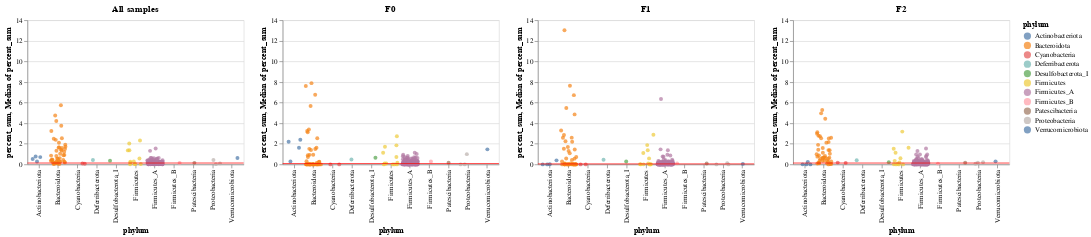

The cell this chart's notebook holds for it:
### Markdown cell above
#### Overview of MAGs generational differences

Below we plot the normalized sum of percentages for the MAGs in the total dataset and for each generation. Each circle is a MAG and its summed % abundance is on the y-axis. The median sum of % for the dataset is indicated by a red line.

### Code cell
plotrank = "phylum"
a = common.plot_percent_sum(mag_relab.T, mag_tax, plotrank=plotrank, title="All samples",
                        ranks=["phylum","class","order","family","genus","species", "Genome"])
b = common.plot_percent_sum(mag_relab.T.loc[sample_df.loc[sample_df.Generation=="F0"].index], mag_tax, 
                            plotrank=plotrank, title="F0",
                        ranks=["phylum","class","order","family","genus","species", "Genome"])
c = common.plot_percent_sum(mag_relab.T.loc[sample_df.loc[sample_df.Generation=="F1"].index], mag_tax, 
                            plotrank=plotrank, title="F1",
                        ranks=["phylum","class","order","family","genus","species", "Genome"])
d = common.plot_percent_sum(mag_relab.T.loc[sample_df.loc[sample_df.Generation=="F2"].index], mag_tax, 
                            plotrank=plotrank, title="F2",
                        ranks=["phylum","class","order","family","genus","species", "Genome"])
alt.hconcat(a, b, c, d).resolve_scale(y="shared")

### Figure 1 — Vega-Lite specification as saved in the notebook (floating-point values rounded to 4 significant figures; data arrays with more than 128 entries replaced by an {"elided": "..."} marker saying what was removed)
{"config": {"view": {"continuousWidth": 300, "continuousHeight": 300}}, "hconcat": [{"layer": [{"data": {"name": "data-a8fa7bf7623cf500c6b67f531c75ddeb"}, "mark": {"type": "circle"}, "encoding": {"color": {"field": "phylum", "type": "nominal"}, "tooltip": [{"field": "percent_sum", "type": "quantitative"}, {"field": "phylum", "type": "nominal"}, {"field": "class", "type": "nominal"}, {"field": "order", "type": "nominal"}, {"field": "family", "type": "nominal"}, {"field": "genus", "type": "nominal"}, {"field": "species", "type": "nominal"}, {"field": "Genome", "type": "nominal"}], "x": {"field": "phylum", "sort": "color", "type": "nominal"}, "xOffset": {"field": "jitter", "type": "quantitative"}, "y": {"field": "percent_sum", "type": "quantitative"}}, "title": "All samples", "transform": [{"calculate": "random()", "as": "jitter"}]}, {"data": {"name": "data-a8fa7bf7623cf500c6b67f531c75ddeb"}, "mark": {"type": "rule", "color": "red"}, "encoding": {"y": {"aggregate": "median", "field": "percent_sum", "type": "quantitative"}}}], "height": 200, "width": 300}, {"layer": [{"data": {"name": "data-96008af03b448185fee45aa23bb1780c"}, "mark": {"type": "circle"}, "encoding": {"color": {"field": "phylum", "type": "nominal"}, "tooltip": [{"field": "percent_sum", "type": "quantitative"}, {"field": "phylum", "type": "nominal"}, {"field": "class", "type": "nominal"}, {"field": "order", "type": "nominal"}, {"field": "family", "type": "nominal"}, {"field": "genus", "type": "nominal"}, {"field": "species", "type": "nominal"}, {"field": "Genome", "type": "nominal"}], "x": {"field": "phylum", "sort": "color", "type": "nominal"}, "xOffset": {"field": "jitter", "type": "quantitative"}, "y": {"field": "percent_sum", "type": "quantitative"}}, "title": "F0", "transform": [{"calculate": "random()", "as": "jitter"}]}, {"data": {"name": "data-96008af03b448185fee45aa23bb1780c"}, "mark": {"type": "rule", "color": "red"}, "encoding": {"y": {"aggregate": "median", "field": "percent_sum", "type": "quantitative"}}}], "height": 200, "width": 300}, {"layer": [{"data": {"name": "data-b11b22b79318b0bad5a5ae4aa5db7c77"}, "mark": {"type": "circle"}, "encoding": {"color": {"field": "phylum", "type": "nominal"}, "tooltip": [{"field": "percent_sum", "type": "quantitative"}, {"field": "phylum", "type": "nominal"}, {"field": "class", "type": "nominal"}, {"field": "order", "type": "nominal"}, {"field": "family", "type": "nominal"}, {"field": "genus", "type": "nominal"}, {"field": "species", "type": "nominal"}, {"field": "Genome", "type": "nominal"}], "x": {"field": "phylum", "sort": "color", "type": "nominal"}, "xOffset": {"field": "jitter", "type": "quantitative"}, "y": {"field": "percent_sum", "type": "quantitative"}}, "title": "F1", "transform": [{"calculate": "random()", "as": "jitter"}]}, {"data": {"name": "data-b11b22b79318b0bad5a5ae4aa5db7c77"}, "mark": {"type": "rule", "color": "red"}, "encoding": {"y": {"aggregate": "median", "field": "percent_sum", "type": "quantitative"}}}], "height": 200, "width": 300}, {"layer": [{"data": {"name": "data-32ad91cbf589ec627b2affa268c0adc0"}, "mark": {"type": "circle"}, "encoding": {"color": {"field": "phylum", "type": "nominal"}, "tooltip": [{"field": "percent_sum", "type": "quantitative"}, {"field": "phylum", "type": "nominal"}, {"field": "class", "type": "nominal"}, {"field": "order", "type": "nominal"}, {"field": "family", "type": "nominal"}, {"field": "genus", "type": "nominal"}, {"field": "species", "type": "nominal"}, {"field": "Genome", "type": "nominal"}], "x": {"field": "phylum", "sort": "color", "type": "nominal"}, "xOffset": {"field": "jitter", "type": "quantitative"}, "y": {"field": "percent_sum", "type": "quantitative"}}, "title": "F2", "transform": [{"calculate": "random()", "as": "jitter"}]}, {"data": {"name": "data-32ad91cbf589ec627b2affa268c0adc0"}, "mark": {"type": "rule", "color": "red"}, "encoding": {"y": {"aggregate": "median", "field": "percent_sum", "type": "quantitative"}}}], "height": 200, "width": 300}], "resolve": {"scale": {"y": "shared"}}, "$schema": "https://vega.github.io/schema/vega-lite/v5.14.1.json", "datasets": {"data-a8fa7bf7623cf500c6b67f531c75ddeb": {"elided": "262 records"}, "data-96008af03b448185fee45aa23bb1780c": {"elided": "262 records"}, "data-b11b22b79318b0bad5a5ae4aa5db7c77": {"elided": "262 records"}, "data-32ad91cbf589ec627b2affa268c0adc0": {"elided": "262 records"}}}
